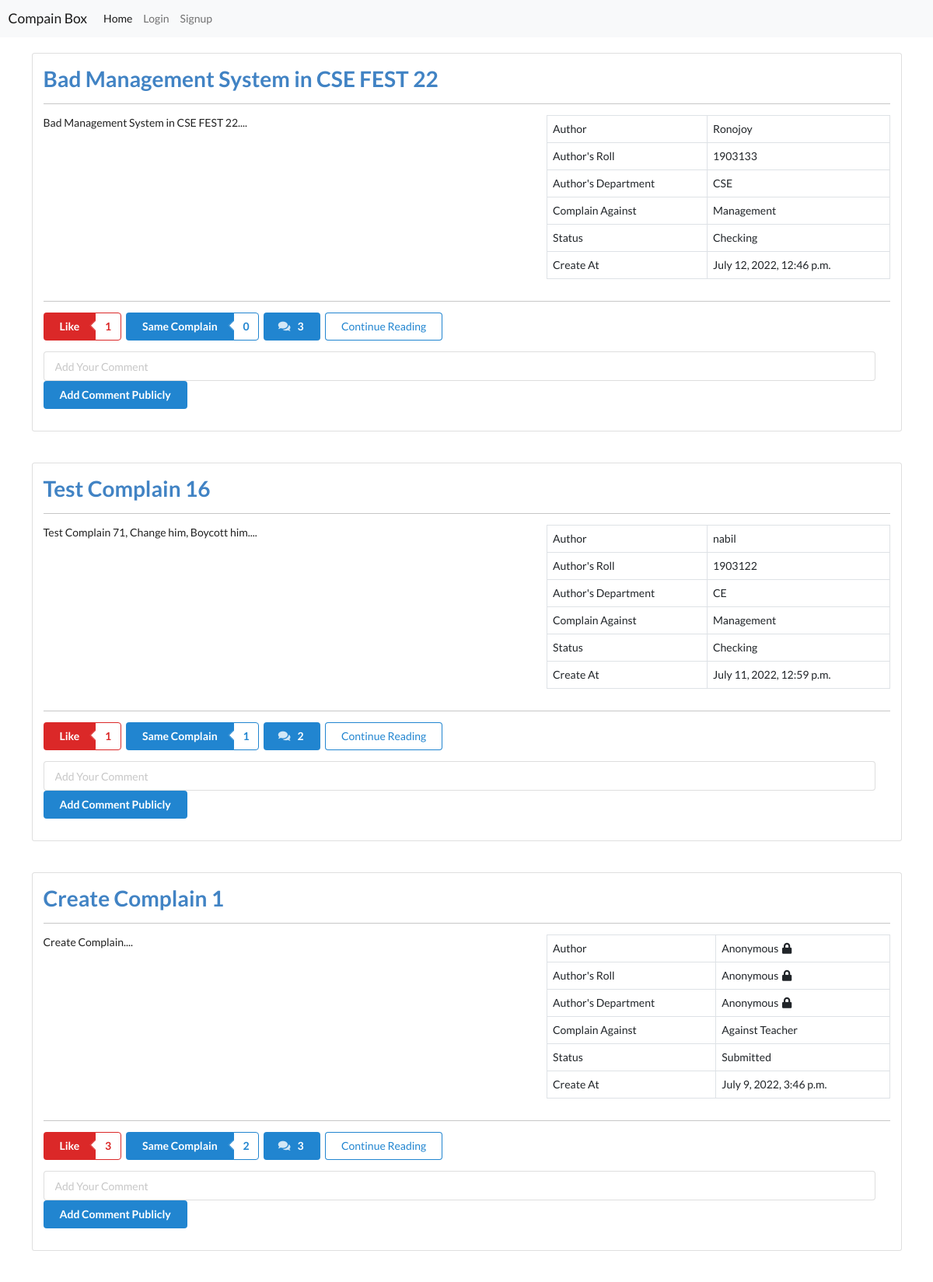
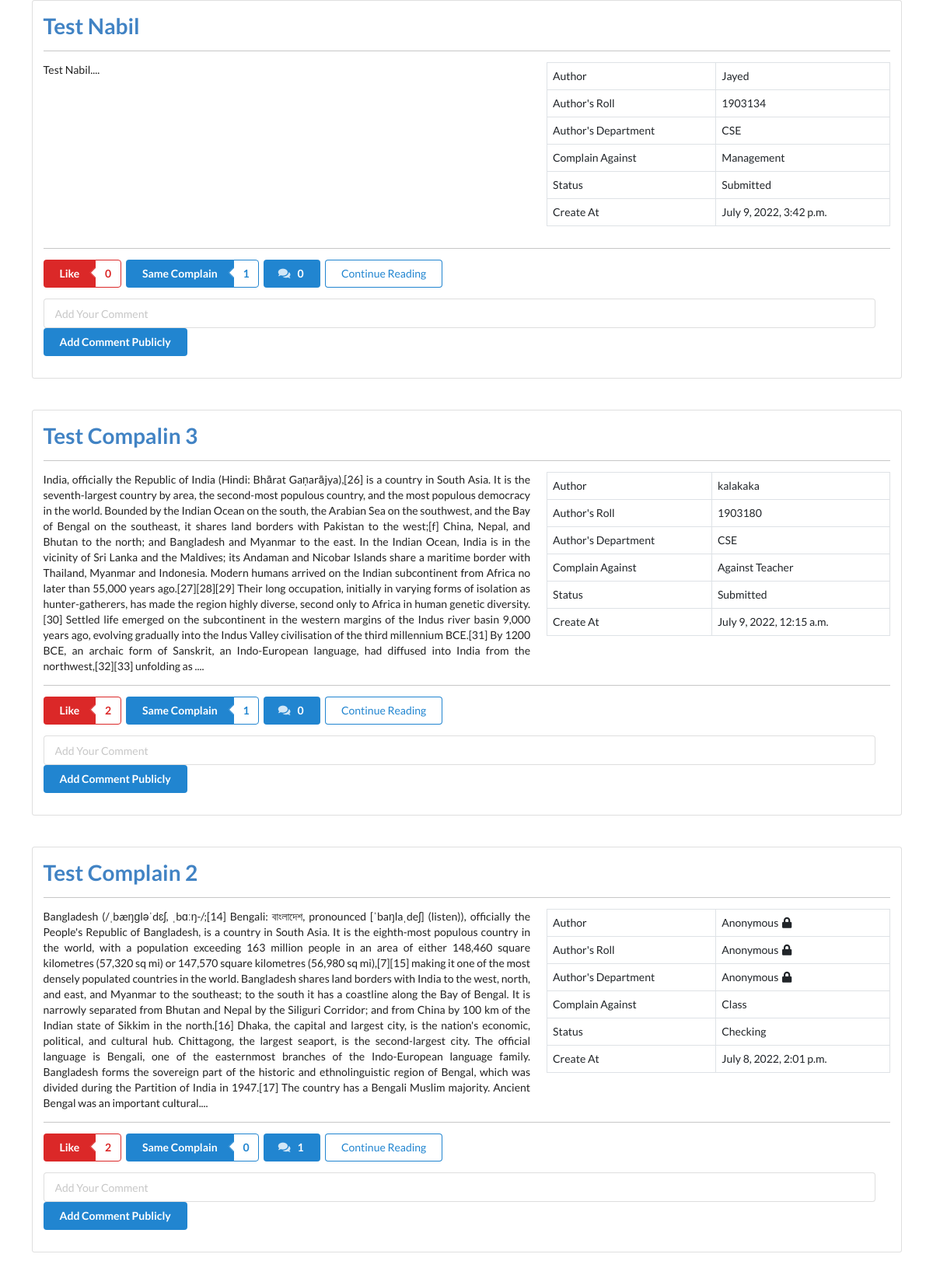
The page / (upper part) on the database its author committed (2 pictures, top to bottom).
### app/models.py (models this page shows, shortened)
class Complain(models.Model):
    title = models.CharField(max_length=200)
    description = models.TextField()
    author = models.ForeignKey(Student, on_delete=models.CASCADE)
    privacy = models.CharField(max_length=10, choices=privacyChoice)
    complain_type = models.CharField(max_length=15, choices=complainTypeChoice)
    liked = models.ManyToManyField(Student,default=None,related_name='likes',blank=True)
    same = models.ManyToManyField(Student,default=None,related_name='same',blank=True)
    suggestions = models.TextField()
    created_at = models.DateTimeField(auto_now_add=True)
    updated_at = models.DateTimeField(auto_now=True)
    def CommentCount(self):
        return self.comment_set.all().count() + self.commentbyteacher_set.all().count()
    class Meta:
        ordering = ['-created_at']

class Status(models.Model):
    type = models.CharField(max_length=10, choices=statusType,default="Submitted")
    post = models.OneToOneField(Complain,on_delete=models.CASCADE)
    class Meta:
        ordering = ['-id']

### profiles/models.py (models this page shows, shortened)
class Student(models.Model):
    first_name = models.CharField(max_length=200, blank=True)
    last_name = models.CharField(max_length=200, blank=True)
    user = models.OneToOneField(User, on_delete=models.CASCADE)
    avatar = models.ImageField(default='avatar.png', upload_to='avatars/')
    department = models.CharField(max_length=5, choices=deptChoice, default="CSE")
    year = models.CharField(max_length=7, choices=classChoices)
    section = models.CharField(max_length=2, choices=sectionChoices)
    roll = models.IntegerField(default=1903)
    phoneNum = models.BigIntegerField(default=880)
    fathersName = models.CharField(max_length=200)
    fathersNum = models.BigIntegerField(default=880)
    mothersName = models.CharField(max_length=200)
    mothersNum = models.BigIntegerField(default=880)
    updated = models.DateTimeField(auto_now=True)
    created = models.DateTimeField(auto_now_add=True)

### accounts/models.py (models this page shows, shortened)
class User(AbstractBaseUser, PermissionsMixin):
    username = models.CharField(max_length=255, unique=True, db_index=True)
    email = models.EmailField(max_length=255, unique=True, db_index=True)
    join = models.CharField(max_length=10,choices=roles)
    code = models.CharField(max_length=50)
    is_verified = models.BooleanField(default=False)
    is_active = models.BooleanField(default=True)
    is_staff = models.BooleanField(default=False)
    created_at = models.DateTimeField(auto_now_add=True)
    updated_at = models.DateTimeField(auto_now=True)
    USERNAME_FIELD = 'email'
    REQUIRED_FIELDS = ['username', ]
    objects = UserManager()

### app/views.py (the view)
# urls.py: path('', getAllComplain, name='home'),
def getAllComplain(request):
    allData = Complain.objects.all()
    allStatus = Status.objects.all()
    profile = getProfile(request)
    allDataList = []
    allStatusList = []
    for data in allData:
        allDataList.append(data)
    for status in allStatus:
        allStatusList.append(status)
    datas = zip(allDataList, allStatusList)
    context = {
        'complains': datas,
        'profile': profile[0],
        'student': profile[1]
    }
    return render(request, 'newsfeed.html', context,)

### app/views.py (called while the page is built)
def getProfile(request):
    user = request.user
    profile = []
    student = True
    try:
        profile.append(Student.objects.filter(user=user)[0])
    except:
        try:
            profile.append(Teacher.objects.filter(user=user)[0])
            student = False
        except:
            pass
    if len(profile) == 0:
        profile.append("AnonymousUser")
    profile.append(student)
    return profile

### app/templates/newsfeed.html (shortened to what this page needs)
{% extends 'base.html' %} {% block content %}
{% for complain,status in complains %}
<div class="container">
  <div class="card">
    <div class="card-body">
      <div class="card-title">
        <a href="{% url 'post-details' complain.id complain.title|slugify %}">
          <h1>{{complain.title}}</h1>
        </a>
        <hr />
      </div>
      <div class="row">
        <div class="col-md-7">
          <p style="text-align: justify">
            {{complain.description|slice:1250|safe}}....
          </p>
        </div>
        <div class="col-md-5">
          <table class="table table-bordered">
            <tbody>
              <tr>
                <td>Author</td>
                {% if complain.privacy == 'Public' %}
                <td>{{complain.author.user.username}}</td>
                {% else %}
                <td>Anonymous <i class="lock icon"></i></td>
                {% endif %}
              </tr>
              <tr>
                <td>Author's Roll</td>
                {% if complain.privacy == 'Public' %}
                <td>{{complain.author.roll}}</td>
                {% else %}
                <td>Anonymous <i class="lock icon"></i></td>
                {% endif %}
              </tr>
              <tr>
                <td>Author's Department</td>
                {% if complain.privacy == 'Public' %}
                <td>{{complain.author.department}}</td>
                {% else %}
                <td>Anonymous <i class="lock icon"></i></td>
                {% endif %}
              </tr>
              <tr>
                <td>Complain Against</td>
                <td>{{complain.complain_type}}</td>
              </tr>
              <tr>
                <td>Status</td>
                <td>{{status.type}}</td>
              </tr>
              <tr>
                <td>Create At</td>
                <td>{{complain.created_at}}</td>
              </tr>
            </tbody>
          </table>
        </div>
      </div>
      <hr />
      <form
        action="{% url 'like-same' %}"
        class="ui form"
        enctype="multipart/form-data"
        method="POST"
        id="like-same-form"
      >
        <div class="ui labeled button" tabindex="0">
          <div class="ui labeled button" tabindex="0">
            {% if student %}
            <button
              class="ui red button like-same-btn"
              type="submit"
              name="like-btn"
              value="liking-system"
              id="like-{{complain.id}}-{{student}}-{{profile.id}}"
            >
              {% if profile not in complain.liked.all %} Like {% else %} Unlike
              {% endif %}
            </button>
          {% endif %}
            <a id="likesCount-{{complain.id}}" class="ui basic red left pointing label">
              {{complain.liked.count}}
            </a>
          </div>
        </div>
        <div class="ui labeled button" tabindex="0">
          {% if student %}
          <button
            class="ui blue button like-same-btn"
            type="submit"
            name="same-btn"
            value="same-system"
            id="same-{{complain.id}}-{{student}}-{{profile.id}}"
          >
            {% if profile not in complain.same.all %} Same Complain {% else %}
            Remove Same Complain {% endif %}
          </button>
        {% endif %}
          <a class="ui basic blue left pointing label" id="sameCount-{{complain.id}}">
            {{complain.same.count}}</a
          >
        </div>
        <button class="ui blue button" type="button">
          <i class="comments icon"></i>
          {{complain.CommentCount}}
        </button>
        <a href="{% url 'post-details' complain.id complain.title|slugify %}">
          <button class="ui primary basic button" type="button">
            Continue Reading
          </button>
        </a>
      </form>
      <div>
        <form
          id=""
          action="{% url 'comment-post' complain.id %}"
          method="POST"
          class="ui form my-3"
        >
          <input
            placeholder="Add Your Comment"
            class="ui input"
            type="text"
            name="commnet-box"
            id="id_comment-box"
            style="max-width: 1070px"
          />
          {% if profile == "AnonymousUser" %}
          <a href="{% url 'login-account' %}" type="button" class="ui primary button">
            Add Comment Publicly
          </a>
          {% else %}
          <button type="submit" name="submit_c_form" class="ui primary button">
            Add Comment Publicly
          </button>
          {% endif %}
        </form>
      </div>
    </div>
  </div>
  <br />
  <br />
</div>
{% endfor %}
{% endblock content %}

### rows shown on the page
Complain: title "Bad Management System in CSE FEST 22", description "Bad Management System in CSE FEST 22", author.user.username "Ronojoy", author.roll "1903133", author.department "CSE", complain_type "Management", type "Checking", created_at "July 12, 2022, 12:46 p.m.", shows "Like", liked.count "1", shows "Same Complain", same.count "0", CommentCount "3"
Complain: title "Test Complain 16", description "Test Complain 71, Change him, Boycott him", author.user.username "nabil", author.roll "1903122", author.department "CE", complain_type "Management", type "Checking", created_at "July 11, 2022, 12:59 p.m.", shows "Like", liked.count "1", shows "Same Complain", same.count "1", CommentCount "2"
Complain: title "Create Complain 1", description "Create Complain", privacy "Anonymous", complain_type "Against Teacher", type "Submitted", created_at "July 9, 2022, 3:46 p.m.", shows "Like", liked.count "3", shows "Same Complain", same.count "2", CommentCount "3"
Complain: title "Test Nabil", description "Test Nabil", author.user.username "Jayed", author.roll "1903134", author.department "CSE", complain_type "Management", type "Submitted", created_at "July 9, 2022, 3:42 p.m.", shows "Like", liked.count "0", shows "Same Complain", same.count "1", CommentCount "0"
Complain: title "Test Compalin 3", description "India, officially the Republic of India (Hindi: Bhārat Gaṇarājya),[26] is a country in South Asia. It is the seventh-largest country by area, the second-most populous country, and the most populous democracy in the world. Bounded by the Indian Ocean on the south, the Arabian Sea on the southwest, and the Bay of Bengal on the southeast, it shares land borders with Pakistan to the west;[f] China, Nepal, and Bhutan to the north; and Bangladesh and Myanmar to the east. In the Indian Ocean, India is in the vicinity of Sri Lanka and the Maldives; its Andaman and Nicobar Islands share a maritime border with Thailand, Myanmar and Indonesia. Modern humans arrived on the Indian subcontinent from…", author.user.username "kalakaka", author.roll "1903180", author.department "CSE", complain_type "Against Teacher", type "Submitted", created_at "July 9, 2022, 12:15 a.m.", shows "Like", liked.count "2", shows "Same Complain", same.count "1", CommentCount "0"
Complain: title "Test Complain 2", description "Bangladesh (/ˌbæŋɡləˈdɛʃ, ˌbɑːŋ-/;[14] Bengali: বাংলাদেশ, pronounced [ˈbaŋlaˌdeʃ] (listen)), officially the People's Republic of Bangladesh, is a country in South Asia. It is the eighth-most populous country in the world, with a population exceeding 163 million people in an area of either 148,460 square kilometres (57,320 sq mi) or 147,570 square kilometres (56,980 sq mi),[7][15] making it one of the most densely populated countries in the world. Bangladesh shares land borders with India to the west, north, and east, and Myanmar to the southeast; to the south it has a coastline along the Bay of Bengal. It is narrowly separated from Bhutan and Nepal by the Siliguri Corridor; and from China…", privacy "Anonymous", complain_type "Class", type "Checking", created_at "July 8, 2022, 2:01 p.m.", shows "Like", liked.count "2", shows "Same Complain", same.count "0", CommentCount "1"
